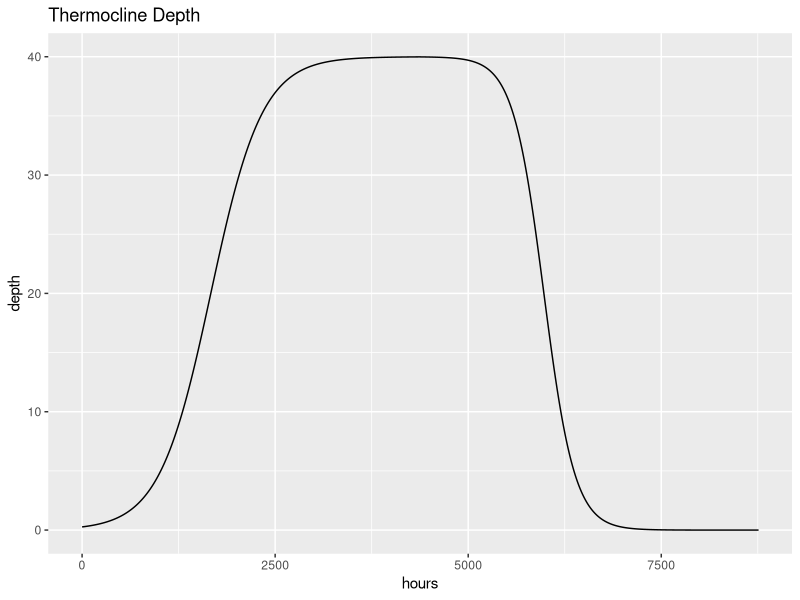

Write the R code that produced this figure. (Note: this script raises an error after producing the figure.)
## ---- chunk 1
thermoclineDist = function(t){
  maxThermDepth = 40
  if (t < (2190*2)) { #Winter + Spring
    n1 = .003
    n2 = -5
    x = t 
    dist = (maxThermDepth)/(1 + exp(-(n2 + n1*x)))   
  } else { #Summer+ fall
    n1 = .005
    n2 = -8
    x = t - (2190*2)
    dist = (-maxThermDepth)/(1 + exp(-(n2 + n1*x))) + maxThermDepth
  }
  return(dist)
}
## ---- chunk 2
hours  = 0:(365*24) 
dist = NULL

for (t in hours){ dist = c(dist, thermoclineDist(t)) }
## ---- chunk 3
library(ggplot2)
## ---- chunk 4
data = cbind(hours, dist) # Wrap the data. 

thermocline = as.data.frame(data)
ggplot(thermocline, aes(x = hours, y = dist)) + geom_line() + 
  labs(title = "Thermocline Depth", y = "depth")

write.csv(data, "/Users/Nick/mysisModeling/data/Depth_Thermocline_Hour.csv", row.names=FALSE)
